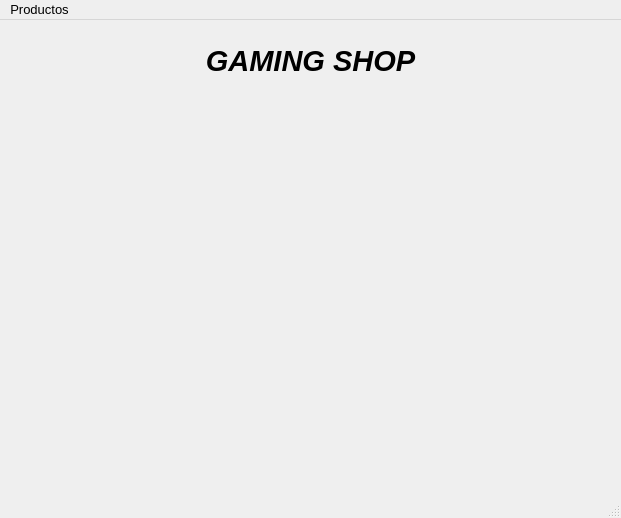
<?xml version="1.0" encoding="UTF-8"?>
<ui version="4.0">
 <class>VentanaTienda</class>
 <widget class="QMainWindow" name="VentanaTienda">
  <property name="geometry">
   <rect>
    <x>0</x>
    <y>0</y>
    <width>621</width>
    <height>518</height>
   </rect>
  </property>
  <property name="windowTitle">
   <string>Mi Tienda</string>
  </property>
  <widget class="QWidget" name="centralwidget">
   <widget class="QLabel" name="lbl_mi_tienda">
    <property name="geometry">
     <rect>
      <x>120</x>
      <y>0</y>
      <width>381</width>
      <height>81</height>
     </rect>
    </property>
    <property name="font">
     <font>
      <family>Arial</family>
      <pointsize>22</pointsize>
      <weight>75</weight>
      <italic>true</italic>
      <bold>true</bold>
     </font>
    </property>
    <property name="text">
     <string>GAMING SHOP</string>
    </property>
    <property name="alignment">
     <set>Qt::AlignCenter</set>
    </property>
   </widget>
   <widget class="QLabel" name="lbl_logo">
    <property name="geometry">
     <rect>
      <x>80</x>
      <y>90</y>
      <width>451</width>
      <height>371</height>
     </rect>
    </property>
    <property name="text">
     <string/>
    </property>
    <property name="pixmap">
     <pixmap>../img/razer.png</pixmap>
    </property>
    <property name="scaledContents">
     <bool>true</bool>
    </property>
   </widget>
  </widget>
  <widget class="QMenuBar" name="menubar">
   <property name="geometry">
    <rect>
     <x>0</x>
     <y>0</y>
     <width>621</width>
     <height>22</height>
    </rect>
   </property>
   <property name="font">
    <font>
     <family>Arial</family>
     <pointsize>10</pointsize>
    </font>
   </property>
   <widget class="QMenu" name="menuTienda">
    <property name="font">
     <font>
      <family>Arial</family>
      <pointsize>10</pointsize>
     </font>
    </property>
    <property name="title">
     <string>Productos</string>
    </property>
    <addaction name="submenu_registrar_periferico"/>
    <addaction name="submenu_listado_1"/>
    <addaction name="submenu_listado_2"/>
    <addaction name="submenu_listado_3"/>
   </widget>
   <addaction name="menuTienda"/>
  </widget>
  <widget class="QStatusBar" name="statusbar"/>
  <action name="submenu_registrar_periferico">
   <property name="text">
    <string>Registrar producto</string>
   </property>
  </action>
  <action name="submenu_listado_1">
   <property name="text">
    <string>Listado 1</string>
   </property>
  </action>
  <action name="submenu_listado_2">
   <property name="text">
    <string>Listado 2</string>
   </property>
  </action>
  <action name="submenu_listado_3">
   <property name="text">
    <string>Listado 3</string>
   </property>
  </action>
 </widget>
 <resources/>
 <connections/>
</ui>
